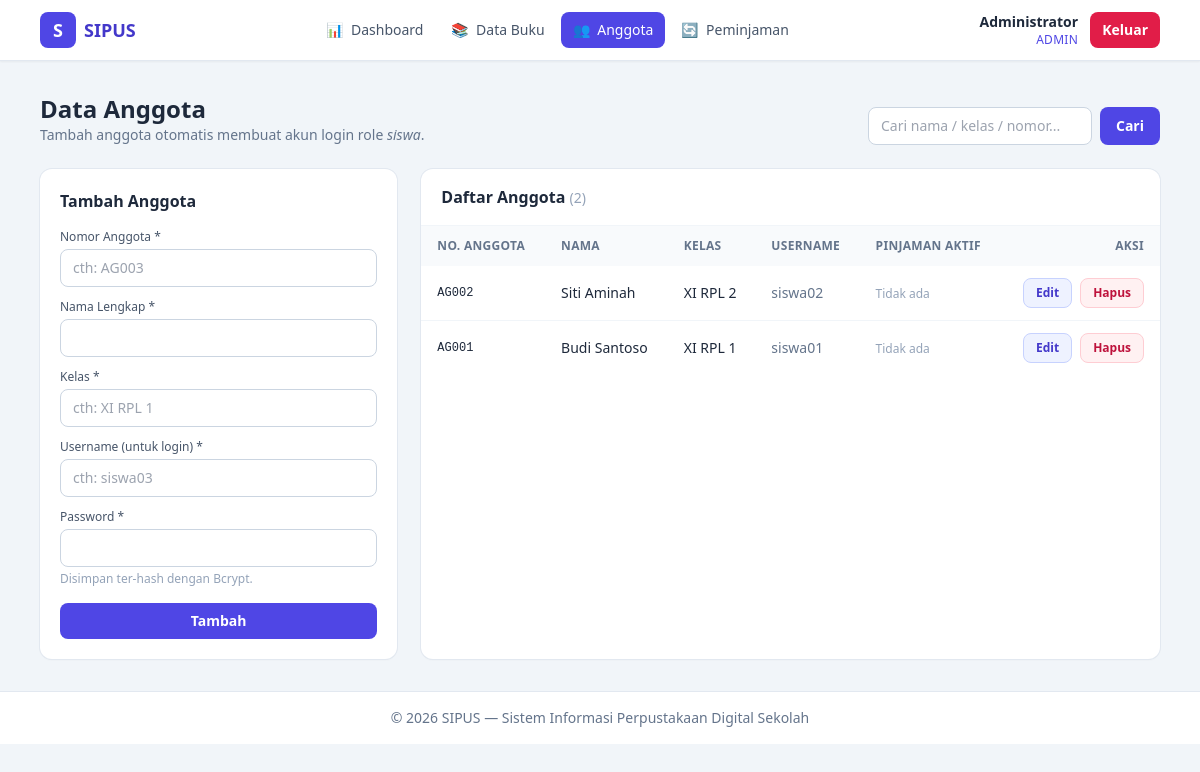
Page /admin/anggota.php (signed in) on the committed database.
### tables this page shows
CREATE TABLE anggota (
    id_anggota INT AUTO_INCREMENT PRIMARY KEY,
    nomor_anggota VARCHAR(20) NOT NULL UNIQUE,
    nama VARCHAR(100) NOT NULL,
    kelas VARCHAR(50) NOT NULL,
    username VARCHAR(50) NOT NULL UNIQUE,
    CONSTRAINT fk_anggota_user FOREIGN KEY (username) REFERENCES users(username) ON UPDATE CASCADE ON DELETE CASCADE
);

### config/database.php (called while the page is built, shortened)
<?php
function e($data): string
{
    return htmlspecialchars((string) $data, ENT_QUOTES, 'UTF-8');
}

### admin/anggota.php (the view, shortened to what this page needs)
<?php
require __DIR__ . '/../includes/header.php';
$pdo    = db();
$form = ['id_anggota' => 0, 'nomor_anggota' => '', 'nama' => '', 'kelas' => '', 'username' => ''];
$keyword = trim((string) ($_GET['q'] ?? ''));
if ($keyword !== '') {
    $safeKeyword = addcslashes($keyword, '%_\\');
    $stmt = $pdo->prepare('SELECT ag.*,
                                  (SELECT COUNT(*) FROM peminjaman p WHERE p.id_anggota = ag.id_anggota AND p.status = "dipinjam") AS aktif
                           FROM anggota ag
                           WHERE ag.nama LIKE :kw OR ag.nomor_anggota LIKE :kw OR ag.kelas LIKE :kw OR ag.username LIKE :kw
                           ORDER BY ag.id_anggota DESC
                           LIMIT 100');
    $stmt->execute([':kw' => '%' . $safeKeyword . '%']);
} else {
    $stmt = $pdo->prepare('SELECT ag.*,
                                  (SELECT COUNT(*) FROM peminjaman p WHERE p.id_anggota = ag.id_anggota AND p.status = "dipinjam") AS aktif
                           FROM anggota ag
                           ORDER BY ag.id_anggota DESC
                           LIMIT 100');
    $stmt->execute();
}
$daftarAnggota = $stmt->fetchAll();
?>
<div class="mb-6 flex flex-wrap items-end justify-between gap-3">
  <div>
    <h1 class="text-2xl font-bold">Data Anggota</h1>
    <p class="text-sm text-slate-500">Tambah anggota otomatis membuat akun login role <em>siswa</em>.</p>
  </div>
  <form method="get" action="anggota.php" class="flex gap-2">
    <input type="text" name="q" value="<?= e($keyword) ?>" placeholder="Cari nama / kelas / nomor..."
           class="w-56 rounded-lg border border-slate-300 px-3 py-2 text-sm outline-none focus:border-indigo-500 focus:ring-2 focus:ring-indigo-200">
    <button class="rounded-lg bg-indigo-600 px-4 py-2 text-sm font-semibold text-white hover:bg-indigo-700">Cari</button>
  </form>
</div>
<div class="grid gap-6 lg:grid-cols-3">
  <div class="h-fit rounded-xl bg-white p-5 shadow-sm ring-1 ring-slate-200">
    <h2 class="mb-4 font-semibold"><?= $form['id_anggota'] > 0 ? 'Edit Anggota' : 'Tambah Anggota' ?></h2>
    <form method="post" action="anggota.php" class="space-y-3">
      <div>
        <label class="mb-1 block text-xs font-medium text-slate-600">Nomor Anggota *</label>
        <input type="text" name="nomor_anggota" required maxlength="20" value="<?= e($form['nomor_anggota']) ?>"
               placeholder="cth: AG003"
               class="w-full rounded-lg border border-slate-300 px-3 py-2 text-sm focus:border-indigo-500 focus:ring-2 focus:ring-indigo-200">
      </div>
      <div>
        <label class="mb-1 block text-xs font-medium text-slate-600">Nama Lengkap *</label>
        <input type="text" name="nama" required maxlength="100" value="<?= e($form['nama']) ?>"
               class="w-full rounded-lg border border-slate-300 px-3 py-2 text-sm focus:border-indigo-500 focus:ring-2 focus:ring-indigo-200">
      </div>
      <div>
        <label class="mb-1 block text-xs font-medium text-slate-600">Kelas *</label>
        <input type="text" name="kelas" required maxlength="50" value="<?= e($form['kelas']) ?>"
               placeholder="cth: XI RPL 1"
               class="w-full rounded-lg border border-slate-300 px-3 py-2 text-sm focus:border-indigo-500 focus:ring-2 focus:ring-indigo-200">
      </div>
      <div>
        <label class="mb-1 block text-xs font-medium text-slate-600">Username (untuk login) *</label>
        <input type="text" name="username" required maxlength="50" value="<?= e($form['username']) ?>"
               placeholder="cth: siswa03" pattern="[A-Za-z0-9_.]{3,50}"
               class="w-full rounded-lg border border-slate-300 px-3 py-2 text-sm focus:border-indigo-500 focus:ring-2 focus:ring-indigo-200">
      </div>
      <div>
        <label class="mb-1 block text-xs font-medium text-slate-600">
          Password <?= $form['id_anggota'] > 0 ? '(kosongkan jika tidak diubah)' : '*' ?>
        </label>
        <input type="password" name="password" minlength="6" maxlength="100"
               <?= $form['id_anggota'] > 0 ? '' : 'required' ?> autocomplete="new-password"
               class="w-full rounded-lg border border-slate-300 px-3 py-2 text-sm focus:border-indigo-500 focus:ring-2 focus:ring-indigo-200">
        <p class="mt-1 text-xs text-slate-400">Disimpan ter-hash dengan Bcrypt.</p>
      </div>
      <div class="flex gap-2 pt-1">
        <button class="flex-1 rounded-lg bg-indigo-600 py-2 text-sm font-semibold text-white hover:bg-indigo-700">
          <?= $form['id_anggota'] > 0 ? 'Perbarui' : 'Tambah' ?>
        </button>
      </div>
    </form>
  </div>
  <div class="overflow-hidden rounded-xl bg-white shadow-sm ring-1 ring-slate-200 lg:col-span-2">
    <div class="border-b border-slate-100 px-5 py-4">
      <h2 class="font-semibold">Daftar Anggota <span class="text-sm font-normal text-slate-400">(<?= count($daftarAnggota) ?>)</span></h2>
    </div>
    <div class="overflow-x-auto">
      <table class="w-full text-left text-sm">
        <thead class="bg-slate-50 text-xs uppercase tracking-wide text-slate-500">
          <tr>
            <th class="px-4 py-3">No. Anggota</th>
            <th class="px-4 py-3">Nama</th>
            <th class="px-4 py-3">Kelas</th>
            <th class="px-4 py-3">Username</th>
            <th class="px-4 py-3">Pinjaman Aktif</th>
            <th class="px-4 py-3 text-right">Aksi</th>
          </tr>
        </thead>
        <tbody class="divide-y divide-slate-100">
          <?php foreach ($daftarAnggota as $ag): ?>
            <tr class="hover:bg-slate-50">
              <td class="px-4 py-3 font-mono text-xs"><?= e($ag['nomor_anggota']) ?></td>
              <td class="px-4 py-3 font-medium"><?= e($ag['nama']) ?></td>
              <td class="px-4 py-3"><?= e($ag['kelas']) ?></td>
              <td class="px-4 py-3 text-slate-500"><?= e($ag['username']) ?></td>
              <td class="px-4 py-3">
                <?php if ((int) $ag['aktif'] > 0): ?>
                  <span class="rounded-full bg-amber-100 px-2.5 py-1 text-xs font-semibold text-amber-700"><?= (int) $ag['aktif'] ?> buku</span>
                <?php else: ?>
                  <span class="text-xs text-slate-400">Tidak ada</span>
                <?php endif; ?>
              </td>
              <td class="px-4 py-3">
                <div class="flex justify-end gap-2">
                  <a href="anggota.php?edit=<?= (int) $ag['id_anggota'] ?>"
                     class="rounded-lg border border-indigo-200 bg-indigo-50 px-3 py-1.5 text-xs font-semibold text-indigo-700 hover:bg-indigo-100">Edit</a>
                  <form method="post" action="anggota.php" onsubmit="return confirm('Hapus anggota ini? Akun loginnya juga akan terhapus.');">
                    <button class="rounded-lg border border-rose-200 bg-rose-50 px-3 py-1.5 text-xs font-semibold text-rose-700 hover:bg-rose-100">Hapus</button>
                  </form>
                </div>
              </td>
            </tr>
          <?php endforeach; ?>
        </tbody>
      </table>
    </div>
  </div>
</div>
<?php require __DIR__ . '/../includes/footer.php'; ?>

### rows in the picture
anggota: nomor_anggota "AG002", nama "Siti Aminah", kelas "XI RPL 2", username "siswa02"
anggota: nomor_anggota "AG001", nama "Budi Santoso", kelas "XI RPL 1", username "siswa01"

### other values in the picture
$item['icon'] "📊"
$item['label'] "Dashboard"
$item['icon'] "📚"
$item['label'] "Data Buku"
$item['icon'] "👥"
$item['label'] "Anggota"
$item['icon'] "🔄"
$item['label'] "Peminjaman"
$_SESSION['nama'] "Administrator"
$_SESSION['role'] "ADMIN"
count($daftarAnggota) "2"
